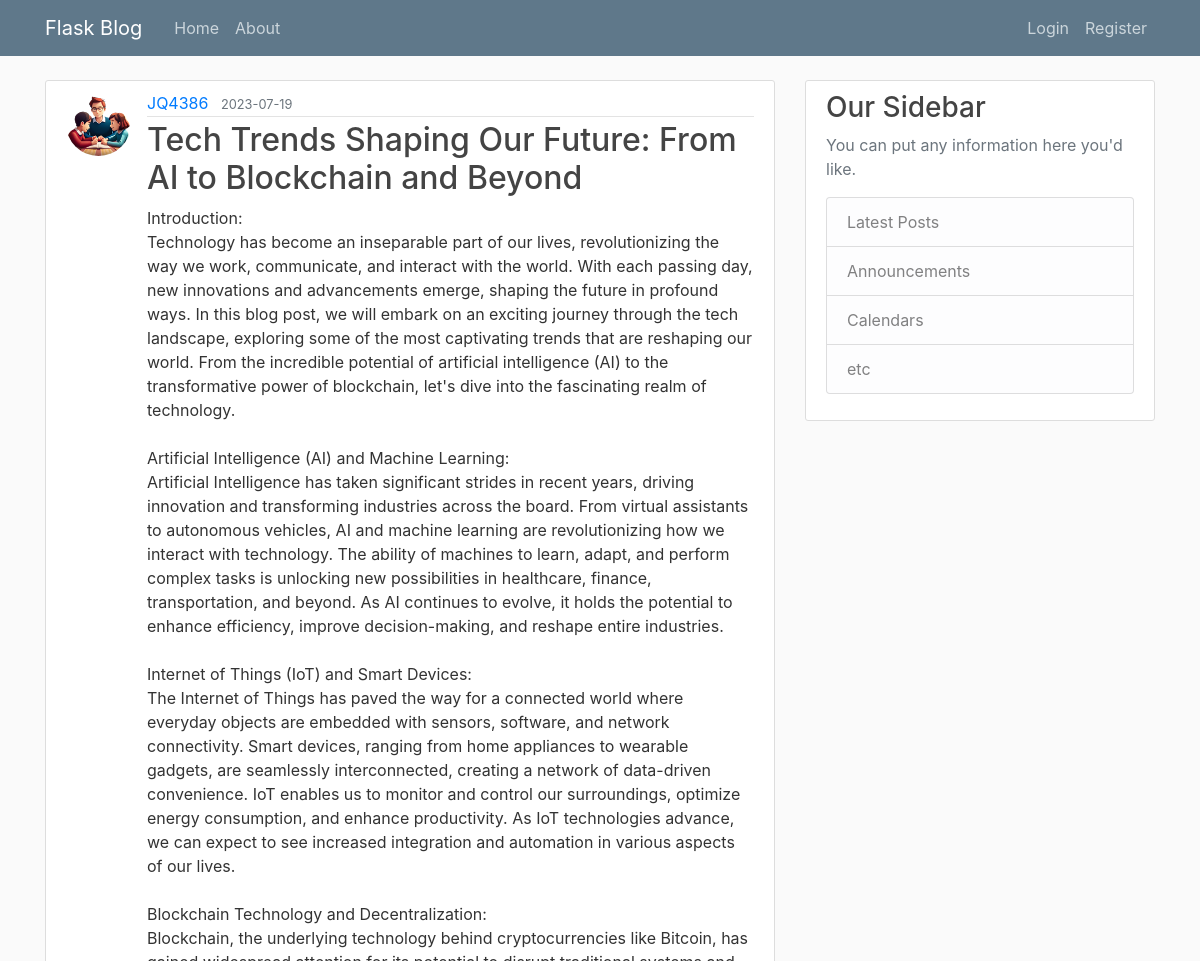
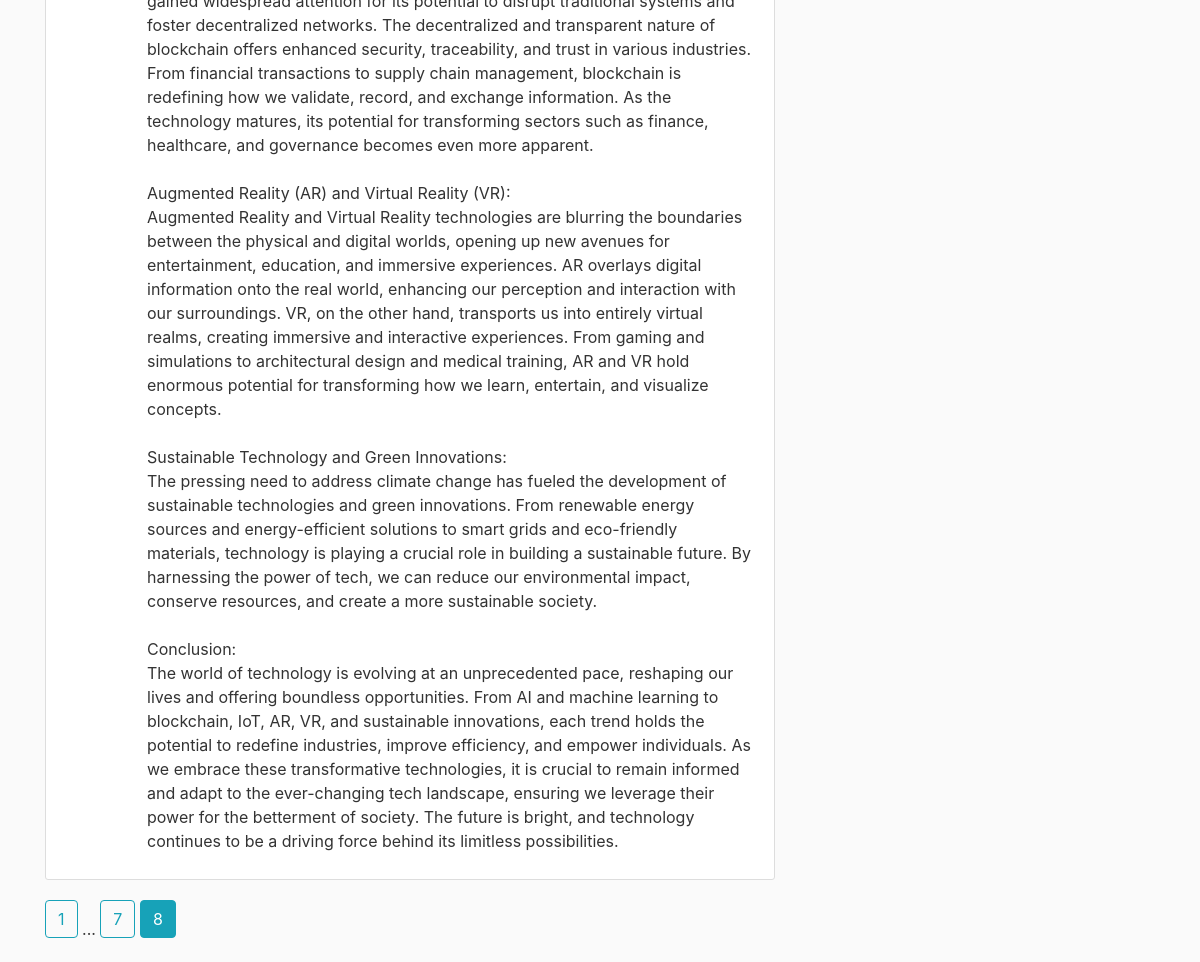
Screenshot of /home?page=8 with the database file from the repository (2 pictures, top to bottom).
### flaskblog/models.py (models this page shows, shortened)
class Post(db.Model):
    id = db.Column(db.Integer, primary_key=True)
    title = db.Column(db.String(100), nullable=False) # 100 char max, not null
    date_posted = db.Column(db.DateTime, nullable=False, default=datetime.utcnow) # not null, default, always use utc time for consistency
    content = db.Column(db.Text, nullable=False) # not null
    user_id = db.Column(db.Integer, db.ForeignKey('user.id'), nullable=False) # not null

class User(db.Model, UserMixin):
    id = db.Column(db.Integer, primary_key=True)
    username = db.Column(db.String(20), unique=True, nullable=False) # 20 char max, unique, not null
    email = db.Column(db.String(120), unique=True, nullable=False) # 120 char max, unique, not null
    image_file = db.Column(db.String(20), nullable=False, default='default.jpg') # 20 char max, not null, default
    password = db.Column(db.String(60), nullable=False) # 60 char max, not null
    posts = db.relationship('Post', backref='author', lazy=True) # one to many relationship, backref allows us to get user who created post

### flaskblog/main/routes.py (the view)
@main.route('/')
@main.route('/home')
def home():
    page = request.args.get('page', 1, type=int)
    posts = Post.query.order_by(Post.date_posted.desc()).paginate(page=page, per_page=1)
    return render_template('home.html', title='Home', posts=posts)

### flaskblog/templates/home.html
{% extends "layout.html" %}
{% block content %}
    {% for post in posts.items %}
        <article class="media content-section">
          <img class="rounded-circle article-img" src="{{ url_for('static', filename='profile_pics/' + post.author.image_file) }}">
          <div class="media-body">
            <div class="article-metadata">
              <a class="mr-2" href="{{ url_for('users.user_posts', username=post.author.username) }}">{{ post.author.username }}</a>
              <small class="text-muted">{{ post.date_posted.strftime('%Y-%m-%d') }}</small>
            </div>
            <h2><a class="article-title" href="{{ url_for('posts.post', post_id=post.id) }}">{{ post.title }}</a></h2>
            <p class="article-content">{{ post.content }}</p>
          </div>
        </article>
    {% endfor %}
    {% for page_num in posts.iter_pages(left_edge=1, right_edge=1, left_current=1, right_current=1) %}
        {% if page_num %}
            {% if posts.page == page_num %}
                <a class="btn btn-info mb-4" href="{{ url_for('main.home', page=page_num) }}">{{ page_num }}</a>
            {% else %}
                <a class="btn btn-outline-info mb-4" href="{{ url_for('main.home', page=page_num) }}">{{ page_num }}</a>
            {% endif %}
        {% else %}
            ...
        {% endif %}
    {% endfor %}
{% endblock content %}

### flaskblog/static/main.css (style rules this page uses)
body { background: #fafafa; color: #333333; margin-top: 5rem; }
h1, h2, h3, h4, h5, h6 { color: #444444; }
.content-section { background: #ffffff; padding: 10px 20px; border: 1px solid #dddddd; border-radius: 3px; margin-bottom: 20px; }
.article-title { color: #444444; }
.article-content { white-space: pre-line; }
.article-img { height: 65px; width: 65px; margin-right: 16px; }
.article-metadata { padding-bottom: 1px; margin-bottom: 4px; border-bottom: 1px solid #e3e3e3 }

### rows the page displays
Post: image_file (picture), author.username "JQ4386", date_posted "2023-07-19", title "Tech Trends Shaping Our Future: From AI to Blockchain and Beyond", content "Introduction: Technology has become an inseparable part of our lives, revolutionizing the way we work, communicate, and interact with the world. With each passing day, new innovations and advancements emerge, shaping the future in profound ways. In this blog post, we will embark on an exciting journey through the tech landscape, exploring some of the most captivating trends that are reshaping our world. From the incredible potential of artificial intelligence (AI) to the transformative power of blockchain, let's dive into the fascinating realm of technology. Artificial Intelligence (AI) and Machine Learning: Artificial Intelligence has taken significant strides in recent years, driving…"

### other values shown
{{ page_num }} "1" "7"
{{ page_num }} "8"
